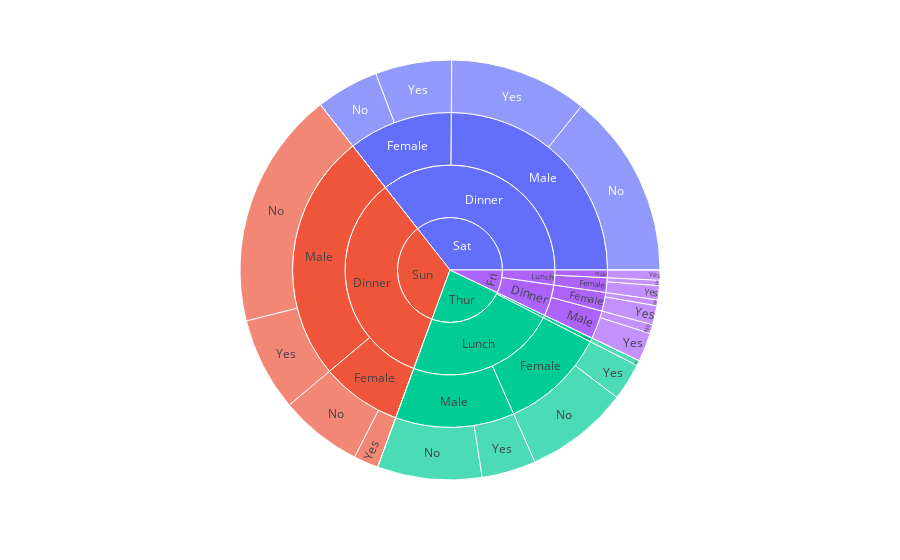

Write notebook code for a chart like this one.
### Code cell
#sunburst
px.sunburst(
    data_frame= tips,
    path = ['day' ,'time','sex','smoker'],
    values = 'tip'
)

### Figure 1 — Plotly figure (JSON) as saved in the notebook; plotly's stock layout.template omitted (floating-point values rounded to 4 significant figures)
{"data": [{"branchvalues": "total", "domain": {"x": [0, 1], "y": [0, 1]}, "hovertemplate": "labels=%{label}<br>tip=%{value}<br>parent=%{parent}<br>id=%{id}<extra></extra>", "ids": ["Thur/Lunch/Male/Yes", "Fri/Lunch/Male/Yes", "Sat/Lunch/Male/Yes", "Sun/Lunch/Male/Yes", "Thur/Dinner/Male/Yes", "Fri/Dinner/Male/Yes", "Sat/Dinner/Male/Yes", "Sun/Dinner/Male/Yes", "Thur/Lunch/Female/Yes", "Fri/Lunch/Female/Yes", "Sat/Lunch/Female/Yes", "Sun/Lunch/Female/Yes", "Thur/Dinner/Female/Yes", "Fri/Dinner/Female/Yes", "Sat/Dinner/Female/Yes", "Sun/Dinner/Female/Yes", "Thur/Lunch/Male/No", "Fri/Lunch/Male/No", "Sat/Lunch/Male/No", "Sun/Lunch/Male/No", "Thur/Dinner/Male/No", "Fri/Dinner/Male/No", "Sat/Dinner/Male/No", "Sun/Dinner/Male/No", "Thur/Lunch/Female/No", "Fri/Lunch/Female/No", "Sat/Lunch/Female/No", "Sun/Lunch/Female/No", "Thur/Dinner/Female/No", "Fri/Dinner/Female/No", "Sat/Dinner/Female/No", "Sun/Dinner/Female/No", "Thur/Lunch/Male", "Fri/Lunch/Male", "Sat/Lunch/Male", "Sun/Lunch/Male", "Thur/Dinner/Male", "Fri/Dinner/Male", "Sat/Dinner/Male", "Sun/Dinner/Male", "Thur/Lunch/Female", "Fri/Lunch/Female", "Sat/Lunch/Female", "Sun/Lunch/Female", "Thur/Dinner/Female", "Fri/Dinner/Female", "Sat/Dinner/Female", "Sun/Dinner/Female", "Thur/Lunch", "Fri/Lunch", "Sat/Lunch", "Sun/Lunch", "Thur/Dinner", "Fri/Dinner", "Sat/Dinner", "Sun/Dinner", "Thur", "Fri", "Sat", "Sun"], "labels": ["Yes", "Yes", "Yes", "Yes", "Yes", "Yes", "Yes", "Yes", "Yes", "Yes", "Yes", "Yes", "Yes", "Yes", "Yes", "Yes", "No", "No", "No", "No", "No", "No", "No", "No", "No", "No", "No", "No", "No", "No", "No", "No", "Male", "Male", "Male", "Male", "Male", "Male", "Male", "Male", "Female", "Female", "Female", "Female", "Female", "Female", "Female", "Female", "Lunch", "Lunch", "Lunch", "Lunch", "Dinner", "Dinner", "Dinner", "Dinner", "Thur", "Fri", "Sat", "Sun"], "name": "", "parents": ["Thur/Lunch/Male", "Fri/Lunch/Male", "Sat/Lunch/Male", "Sun/Lunch/Male", "Thur/Dinner/Male", "Fri/Dinner/Male", "Sat/Dinner/Male", "Sun/Dinner/Male", "Thur/Lunch/Female", "Fri/Lunch/Female", "Sat/Lunch/Female", "Sun/Lunch/Female", "Thur/Dinner/Female", "Fri/Dinner/Female", "Sat/Dinner/Female", "Sun/Dinner/Female", "Thur/Lunch/Male", "Fri/Lunch/Male", "Sat/Lunch/Male", "Sun/Lunch/Male", "Thur/Dinner/Male", "Fri/Dinner/Male", "Sat/Dinner/Male", "Sun/Dinner/Male", "Thur/Lunch/Female", "Fri/Lunch/Female", "Sat/Lunch/Female", "Sun/Lunch/Female", "Thur/Dinner/Female", "Fri/Dinner/Female", "Sat/Dinner/Female", "Sun/Dinner/Female", "Thur/Lunch", "Fri/Lunch", "Sat/Lunch", "Sun/Lunch", "Thur/Dinner", "Fri/Dinner", "Sat/Dinner", "Sun/Dinner", "Thur/Lunch", "Fri/Lunch", "Sat/Lunch", "Sun/Lunch", "Thur/Dinner", "Fri/Dinner", "Sat/Dinner", "Sun/Dinner", "Thur", "Fri", "Sat", "Sun", "Thur", "Fri", "Sat", "Sun", "", "", "", ""], "type": "sunburst", "values": [30.58, 5.7, 0, 0, 0, 16.23, 77.74, 52.82, 20.93, 7.98, 0, 0, 0, 10.8, 43.03, 14, 58.83, 0, 0, 0, 0, 5, 104.2, 134.0, 58.49, 3, 0, 0, 3, 3.25, 35.42, 46.61, 89.41, 5.7, 0, 0, 0, 21.23, 181.9, 186.8, 79.42, 10.98, 0, 0, 3, 14.05, 78.45, 60.61, 168.8, 16.68, 0, 0, 3, 35.28, 260.4, 247.4, 171.8, 51.96, 260.4, 247.4]}], "layout": {"legend": {"tracegroupgap": 0}, "margin": {"t": 60}}}
